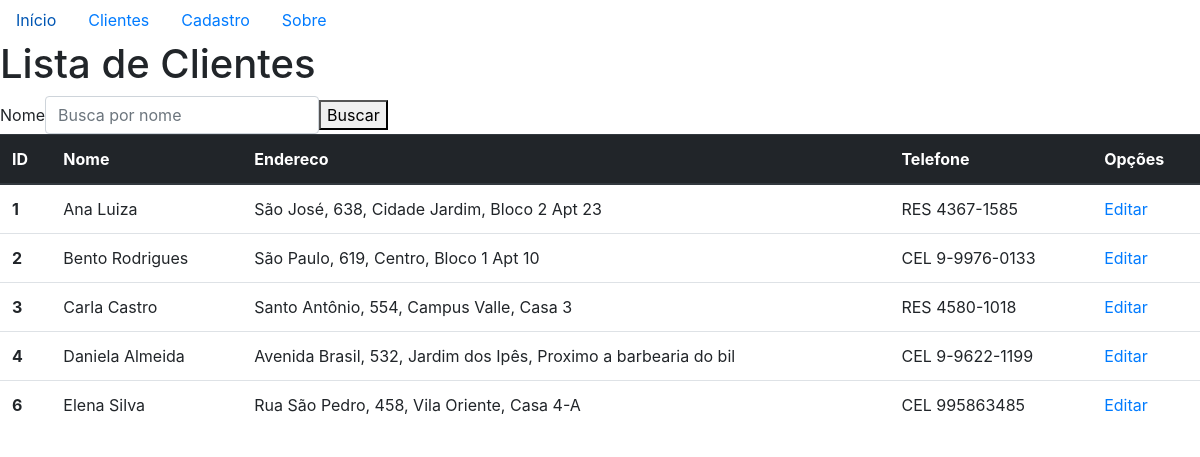
Before: /clientes with the older database file.
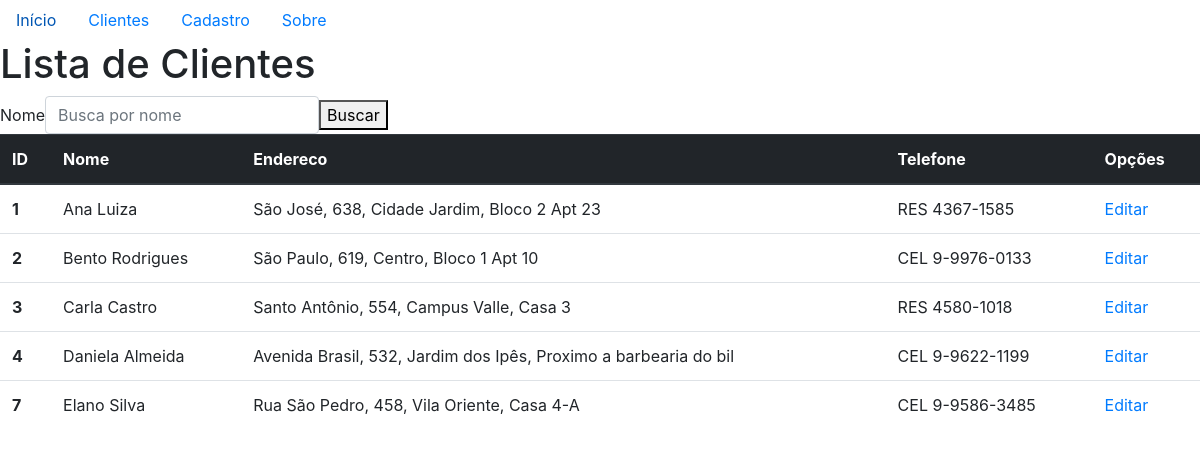
After: the same page with the newer database file.
### tables this page shows
CREATE TABLE endereco(
	id INTEGER PRIMARY KEY AUTOINCREMENT,
	clienteid INT,
	rua TEXT(150) NOT NULL,
	numero TEXT(20),
	bairro TEXT(50) NOT NULL,
	complemento TEXT (150),
	CONSTRAINT fk_endereco_cliente FOREIGN KEY(clienteid) REFERENCES cliente(id)
);

CREATE TABLE cliente(
	id INTEGER PRIMARY KEY AUTOINCREMENT,
	nome TEXT(30) NOT NULL,
	sobrenome TEXT(30) NOT NULL
);

CREATE TABLE telefone(
	id INTEGER PRIMARY KEY AUTOINCREMENT,
	tipo TEXT(3) NOT NULL,
	telnum TEXT(15) NOT NULL,
	clienteid INT,
	CHECK (TIPO IN ('RES','COM','CEL')),
	FOREIGN KEY(clienteid) REFERENCES cliente(id)
);

### app.py (the view)
@app.route('/clientes', methods=('GET', 'POST'))
def clientes():
    conn = get_db_connection()
    if request.method == 'POST':
        busca = request.form['busca']
        todos = conn.execute("SELECT t.tipo, t.telnum, i.rua, i.numero, i.bairro, i.complemento, l.id, l.nome, l.sobrenome \
                                FROM cliente l\
                                INNER JOIN endereco i\
                                ON i.clienteid = l.id \
                                INNER JOIN telefone t\
                                ON t.clienteid = l.id \
                                WHERE l.nome = (?)\
                                ORDER BY l.nome;",(busca,)).fetchall()
    else:
        todos = conn.execute('SELECT t.tipo, t.telnum, i.rua, i.numero, i.bairro, i.complemento, l.id, l.nome, l.sobrenome \
                                        FROM cliente l\
                                        INNER JOIN endereco i\
                                        ON i.clienteid = l.id \
                                        INNER JOIN telefone t\
                                        ON t.clienteid = l.id \
                                        ORDER BY l.nome;').fetchall()
    conn.close()
    return render_template('clientes.html', todos=todos)

### app.py (called while the page is built)
def get_db_connection():
    conn = sqlite3.connect('database.db')
    conn.row_factory = sqlite3.Row
    return conn

### templates/clientes.html
{% extends 'base.html' %}
{% block content %}
    <h1>{% block title %} Lista de Clientes {% endblock%}</h1>
    <form class= "form-inline" method="post">
        <label for="busca">Nome</label>
        <br>
        <input type="text" class = "form-control" name="busca"
               placeholder="Busca por nome"
               value="{{ request.form['busca'] }}"></input>
        <br>
	    <button type="submit">Buscar</button>
    </form>
    <table class="table">
      <thead class="thead-dark">
        <tr>
          <th scope="col">ID</th>
          <th scope="col">Nome</th>
          <th scope="col">Endereco</th>
          <th scope="col">Telefone</th>
          <th scope="col">Opções</th>
        </tr>
      </thead>
      <tbody>
        {% for todo in todos %}
          <tr class='todos'>
            <th scope="row">{{ todo['id'] }}</th>
            <td>{{ todo['nome'] }} {{ todo['sobrenome'] }}</td>
            <td>{{ todo['rua'] }}, {{ todo['numero'] }}, {{ todo['bairro'] }}, {{ todo['complemento'] }}</td>
            <td>{{ todo['tipo'] }} {{ todo['telnum'] }}</td>
            <td><a href="{{ url_for('editar', id=todo['id']) }}">Editar</a></td>
          </tr>
        {% endfor %}
      </tbody>
    </table>
{% endblock %}

### templates/base.html (shortened to what this page needs)
<!DOCTYPE html>
<html lang="pt-br">
  <head>
    <link rel="stylesheet" href="https://stackpath.bootstrapcdn.com/bootstrap/4.1.3/css/bootstrap.min.css">
  </head>
  <body>
        <ul class="nav">
            <li class="nav-item">
                <a class="nav-link active" href="{{url_for('index')}}">Início</a>
            </li>
            <li class="nav-item">
                <a class="nav-link active" href="{{url_for('clientes')}}">Clientes</a>
            </li>
            <li class="nav-item">
                <a class="nav-link" href="{{url_for('cadastro')}}">Cadastro</a>
            </li>
            <li class="nav-item">
                <a class="nav-link" href="{{url_for('sobre')}}">Sobre</a>
            </li>
        </ul>
        <div class="content">
            {% block content %} {% endblock %}
        </div>
  </body>
</html>

Changed rows visible on the page:
removed endereco: id "6", nome "Elena", sobrenome "Silva", rua "Rua São Pedro", numero "458", bairro "Vila Oriente", complemento "Casa 4-A", tipo "CEL", telnum "995863485"
added endereco: id "7", nome "Elano", sobrenome "Silva", rua "Rua São Pedro", numero "458", bairro "Vila Oriente", complemento "Casa 4-A", tipo "CEL", telnum "9-9586-3485"
